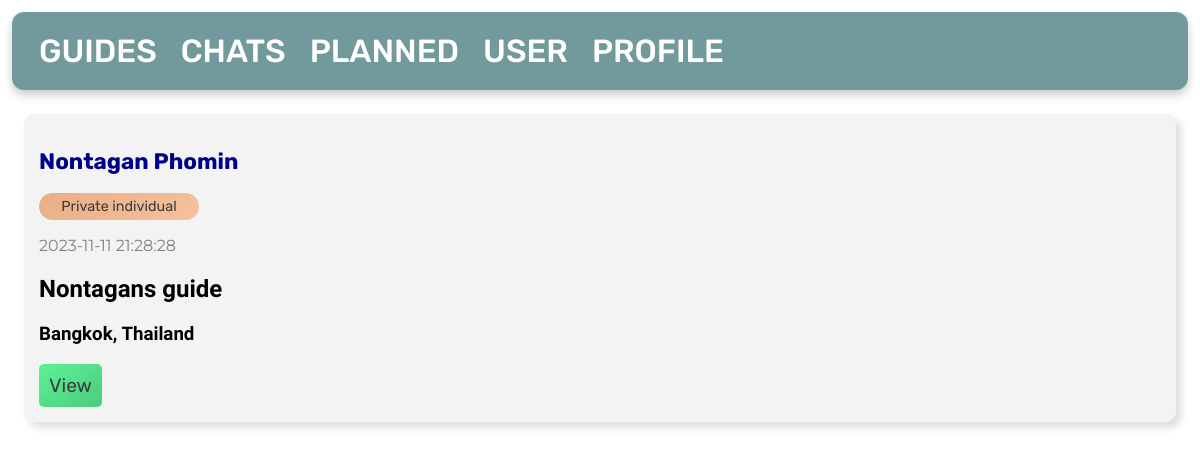
Before: / with the older database file.
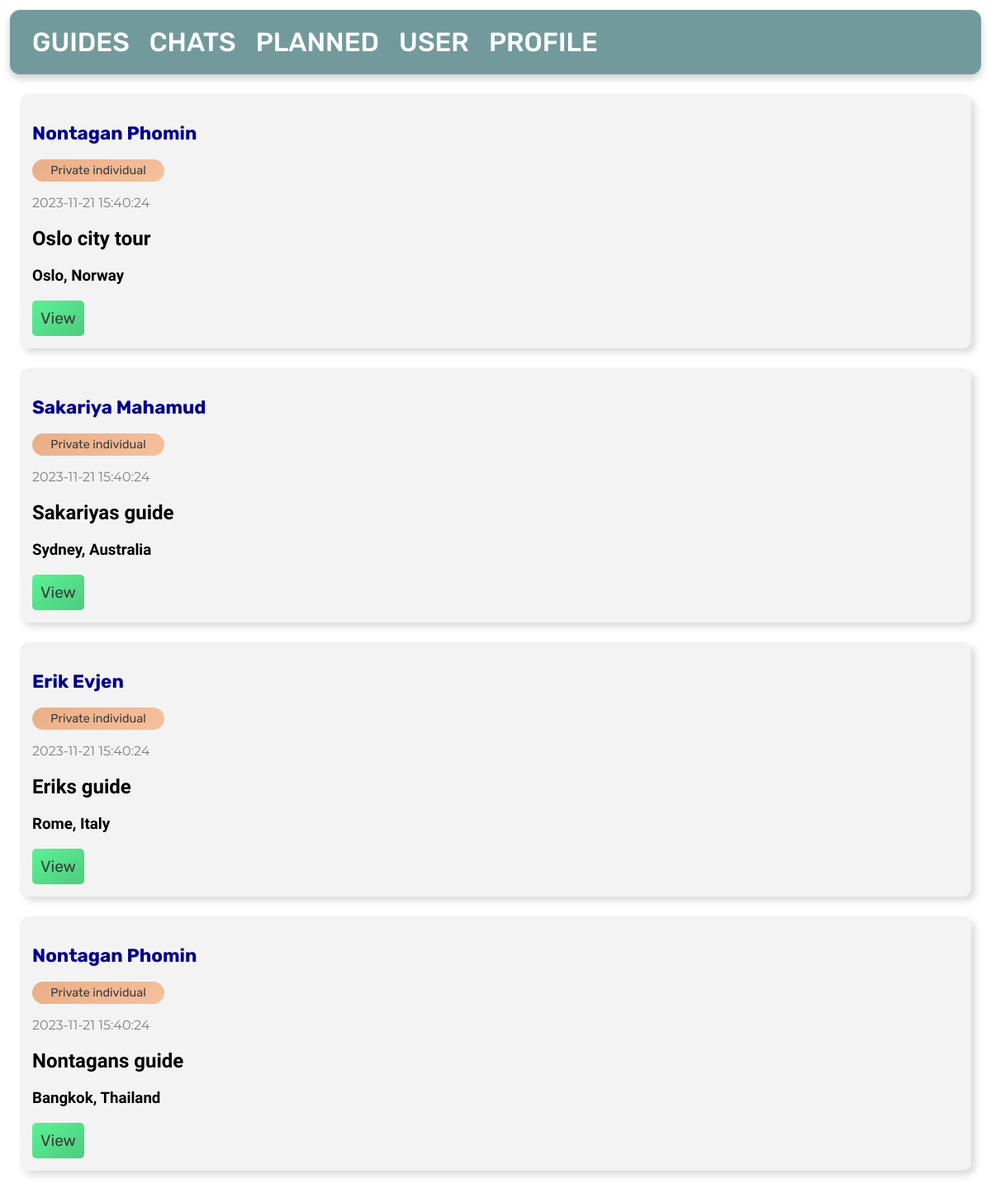
After: the same page with the newer database file.
### tables this page shows
CREATE TABLE posts
(
    id       INTEGER PRIMARY KEY AUTOINCREMENT,
    byUser   INTEGER,
    created  TIMESTAMP NOT NULL DEFAULT CURRENT_TIMESTAMP,
    title    TEXT      NOT NULL,
    content  TEXT      NOT NULL,
    country  TEXT      NOT NULL,
    city     TEXT      NOT NULL,
    language TEXT,
    price    INTEGER   NOT NULL,
    type     TEXT,
    FOREIGN KEY (byUser) REFERENCES user (id)
);

CREATE TABLE user
(
    id        INTEGER PRIMARY KEY AUTOINCREMENT,
    firstname TEXT NOT NULL,
    lastname  TEXT NOT NULL,
    age       INTEGER,
    country   TEXT
);

### app.py (the view)
@app.route('/')
def index():
    global user_id
    db = get_db_connection()
    posts = db.execute('SELECT * FROM posts, user WHERE NOT byUser = ? AND user.id = byUser ORDER BY posts.id DESC',
                       (user_id,)).fetchall()
    db.close()
    return render_template('index.html', posts=posts)

### app.py (called while the page is built)
def get_db_connection():
    db = sqlite3.connect('database.db')
    db.row_factory = sqlite3.Row
    return db

### templates/index.html
{% extends 'base.html' %}
{% block content %}
    {% for post in posts %}
        <div class='post'>
            <h3>
                <a id="profile"
                   href="{{ url_for('viewProfile', id=post['id'], u=post['byUser']) }}">{{ post['firstname'] }} {{ post['lastname'] }}</a>
            </h3>
            <p id="type">{{ post['type'] }}</p>
            <p id="date">{{ post['created'] }}</p>
            <h2>{{ post['title'] }}</h2>
            <h3>{{ post['city'] }}, {{ post['country'] }}</h3>
            <a href="{{ url_for('view', id=post['id']) }}">View</a>
        </div>
    {% endfor %}
{% endblock %}

Changed rows visible on the page:
added posts: firstname "Nontagan", lastname "Phomin", type "Private individual", created "2023-11-21 15:40:24", title "Oslo city tour", city "Oslo", country "Norway"
added posts: firstname "Sakariya", lastname "Mahamud", type "Private individual", created "2023-11-21 15:40:24", title "Sakariyas guide", city "Sydney", country "Australia"
added posts: firstname "Erik", lastname "Evjen", type "Private individual", created "2023-11-21 15:40:24", title "Eriks guide", city "Rome", country "Italy"
changed posts "Nontagans guide": created "2023-11-11 21:28:28" → "2023-11-21 15:40:24"
